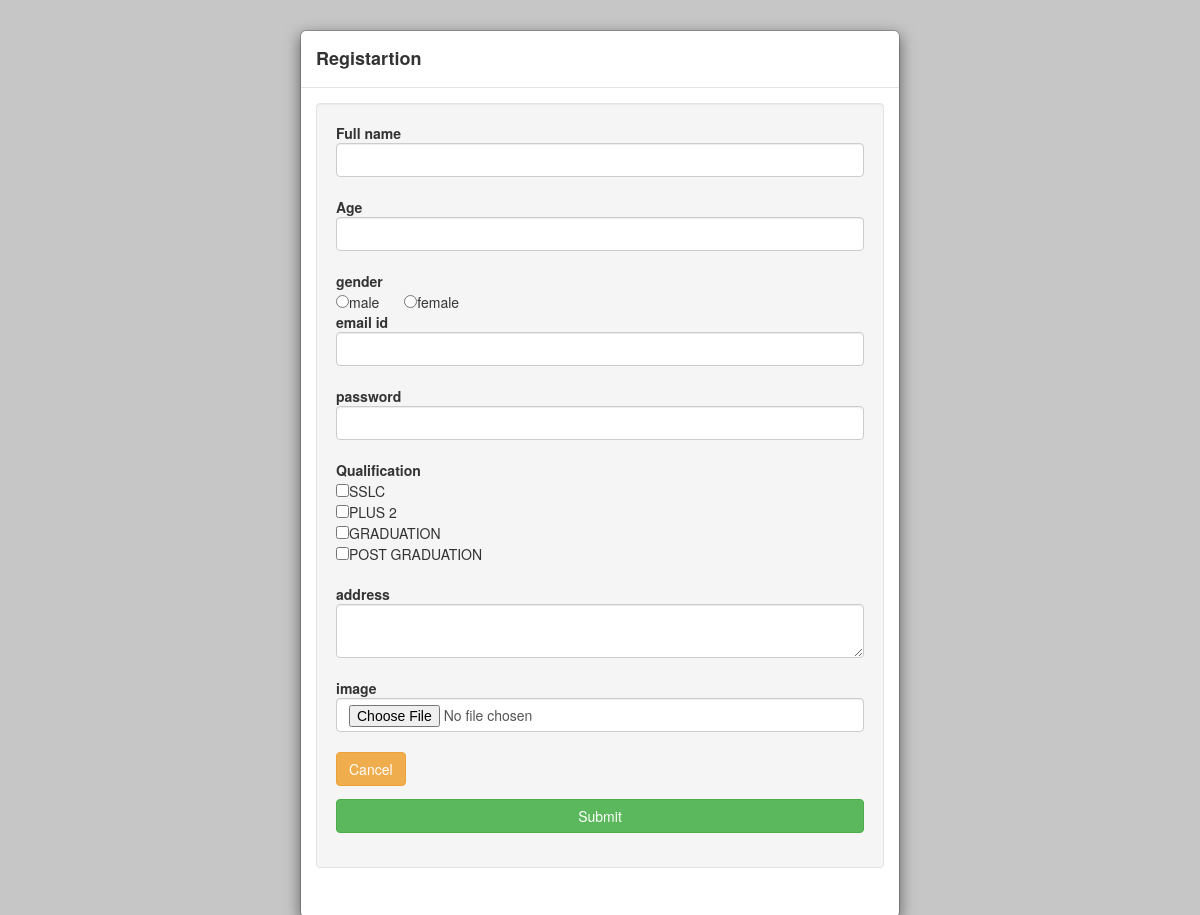
Page /preview.php?qn=2 on the committed database.
### tables this page shows
CREATE TABLE `quest_name` (
  `ID` int(100) NOT NULL,
  `q_name` varchar(100) NOT NULL
);

CREATE TABLE `question` (
  `ID` int(100) NOT NULL,
  `QN_ID_FK` int(100) NOT NULL,
  `Question` varchar(250) NOT NULL,
  `Field_Name` varchar(50) NOT NULL
);

CREATE TABLE `field_option` (
  `ID` int(100) NOT NULL,
  `QS_ID_FK` int(100) NOT NULL,
  `Attributes` varchar(50) NOT NULL,
  `Is_required` varchar(10) NOT NULL
);

### preview.php (the view, shortened to what this page needs)
<?php
$con = mysqli_connect('localhost','root','','template');
if(isset($_GET['qn'])){
$qn = $_GET['qn'];
}
$qry = mysqli_query($con,"select * from quest_name where ID='".$qn."'");
?>
<html>
<head>
    <link href="css/bootstrap.min.css" rel="stylesheet">
    <link href="css/style.css" rel="stylesheet">
</head>
<body >
    <div id="login-overlay" class="modal-dialog">
      <div class="modal-content">
          <div class="modal-header">
              <h4 class="modal-title" id="myModalLabel"><b><?php while($row = mysqli_fetch_array($qry)){ echo $row['q_name']; ?></b></h4>
          </div>
          <div class="modal-body">
          <form id="template" method="POST" action="" enctype="multipart/form-data">
              <div class="row" id="section">
                  <div id="field0">
                  <div class="col-xs-12">
                   	<div class="well">
                  		<div class="form-group">
                                  <?php
								  $qry1 = mysqli_query($con,"select * from question where QN_ID_FK='".$row['ID']."'");
								  $cnt=0;
								  while($row1 = mysqli_fetch_array($qry1))
								  {
								  		echo "<strong>".$row1['Question']."</strong></br>";
										if($row1['Field_Name']=="text" || $row1['Field_Name']=="email"||$row1['Field_Name']=="password" || $row1['Field_Name']=="date" ||$row1['Field_Name']=="number"){
											$qry2 = mysqli_query($con,"select Is_required from field_option where QS_ID_FK='".$row1['ID']."'");
											$row2 = mysqli_fetch_array($qry2);
											if($row2['Is_required']!="")
											{
												echo "<input type='".$row1['Field_Name']."' class='form-control' name='answer".$cnt."' value='' required >";
											}
											else
											{
												echo "<input type='".$row1['Field_Name']."' class='form-control' name='answer".$cnt."' value='' >";
											}
										}
										else if($row1['Field_Name']=="radio")
										{
										 	$qry3 = mysqli_query($con,"select * from field_option where QS_ID_FK='".$row1['ID']."'");
											while($row3 = mysqli_fetch_array($qry3))
								 		 	{
												echo "<span style='margin-right:25px'><input type='".$row1['Field_Name']."'name='answer".$cnt."' value='".$row3['Attributes']."'>".$row3['Attributes']."</span>";
											}
										}
										else if($row1['Field_Name']=="checkbox")
										{
										 	$qry4 = mysqli_query($con,"select * from field_option where QS_ID_FK='".$row1['ID']."'");
											while($row4 = mysqli_fetch_array($qry4))
								 		 	{
												echo "<input type='".$row1['Field_Name']."' name='answer".$cnt."[]' value='".$row4['Attributes']."'>".$row4['Attributes']."";
											}
										}
										else if($row1['Field_Name']=="textarea")
										{
										 	$qry5 = mysqli_query($con,"select * from field_option where QS_ID_FK='".$row1['ID']."'");
											while($row5 = mysqli_fetch_array($qry5))
								 		 	{
												echo "<textarea name='answer".$cnt."' class='form-control'></textarea>";
											}
										}
										else if($row1['Field_Name']=="file")
										{
										 	$qry6 = mysqli_query($con,"select * from field_option where QS_ID_FK='".$row1['ID']."'");
											while($row6 = mysqli_fetch_array($qry6))
								 		 	{
												echo "<input type='".$row1['Field_Name']."' class='form-control' ".$row6['Attributes']." accept='image/*' capture='camera' name='answer".$cnt."[]'>";
											}
										}
									$cnt++;
								  }
								  ?>
                                 <button type="button"  class="btn btn-warning"><a href="index.php">Cancel</a></button>
                            <input type="submit" id="saveform" name="saveform" value="Submit" class="btn btn-success save"/>
                         </div>
                     </div>
                    </div>
              </div>
             </div>
              <?php } ?>
               </form>
          </div>
      </div>
  </div>
 </body></html>

### css/style.css (style rules this page uses)
body { background-color:#c7c6c6 !important; }
.save { width: 100%; margin-top: 13px; }
a { color: #fff !important; text-decoration: none !important; }
.btn { margin-right: 10px; }

### rows in the picture
quest_name: q_name "Registartion"
question: Question "Full name"
question: Question "Age"
question: Question "gender"
field_option: Attributes "male"
field_option: Attributes "female"
question: Question "email id"
question: Question "password"
question: Question "Qualification"
field_option: Attributes "SSLC"
field_option: Attributes "PLUS 2"
field_option: Attributes "GRADUATION"
field_option: Attributes "POST GRADUATION"
question: Question "address"
question: Question "image"
